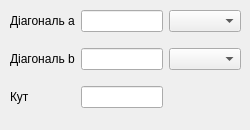
      <widget class="QWidget" name="page_15">
       <widget class="QWidget" name="formLayoutWidget_7">
        <property name="geometry">
         <rect>
          <x>10</x>
          <y>0</y>
          <width>231</width>
          <height>121</height>
         </rect>
        </property>
        <layout class="QGridLayout" name="gridLayout_7">
         <item row="0" column="0">
          <widget class="QLabel" name="label_35">
           <property name="text">
            <string>Діагональ a</string>
           </property>
          </widget>
         </item>
         <item row="1" column="1">
          <widget class="QLineEdit" name="lineEdit_32"/>
         </item>
         <item row="1" column="2">
          <widget class="QComboBox" name="comboBox_16"/>
         </item>
         <item row="1" column="0">
          <widget class="QLabel" name="label_43">
           <property name="text">
            <string>Діагональ b</string>
           </property>
          </widget>
         </item>
         <item row="2" column="1">
          <widget class="QLineEdit" name="lineEdit_34"/>
         </item>
         <item row="2" column="0">
          <widget class="QLabel" name="label_44">
           <property name="text">
            <string>Кут</string>
           </property>
          </widget>
         </item>
         <item row="0" column="2">
          <widget class="QComboBox" name="comboBox_15"/>
         </item>
         <item row="0" column="1">
          <widget class="QLineEdit" name="lineEdit_33"/>
         </item>
        </layout>
       </widget>
      </widget>
